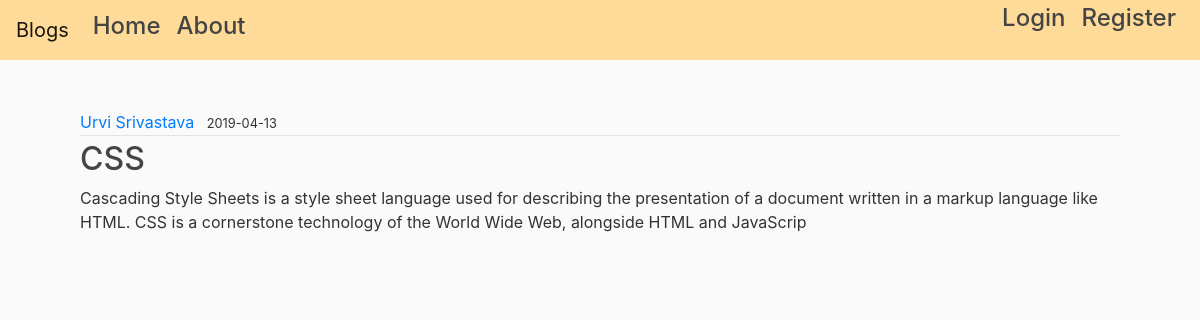
The page /post/5 on the database its author committed.
### blog/models.py (models this page shows, shortened)
class User(db.Model, UserMixin):
    id = db.Column(db.Integer, primary_key = True)
    username = db.Column(db.String(20),unique=True, nullable=False)
    email = db.Column(db.String(120),unique=True, nullable=False)
    image = db.Column(db.String(25), nullable=False, default = 'default.jpeg')
    password = db.Column(db.String(60), nullable=False)
    posts = db.relationship('Post', backref = 'author', lazy=True)

class Post(db.Model):
    id = db.Column(db.Integer, primary_key = True)
    title = db.Column(db.String(100),nullable = False)
    date_posted = db.Column(db.DateTime, nullable=False, default = datetime.utcnow)
    content = db.Column(db.Text, nullable = False)
    user_id = db.Column(db.Integer, db.ForeignKey('user.id'),nullable=False)

### blog/routes.py (the view)
@app.route("/post/<int:post_id>")
def post(post_id):
    post = Post.query.get_or_404(post_id)
    return render_template('post.html', title=post.title, post=post)

### blog/templates/post.html (shortened to what this page needs)
<!DOCTYPE html>
{% extends "base.html" %}
{% block container %}
    <article class="media">
      <div class="media-body" >
        <div class="article" >
          <a class="mr-2" href="#">{{ post.author.username }}</a>
          <small class="text">{{ post.date_posted.strftime('%Y-%m-%d') }}</small>
          </div>
          <h2 class="article-title" >{{ post.title }}</a></h2>
          <p class="content">{{ post.content }}</p>
      </div>
{% endblock %}

### blog/static/main.css (style rules this page uses)
body { background: #fafafa; color: #333333; margin-top: 0px; }
h1, h2, h3, h4, h5, h6 { color: #444444; }
.article-title { color: #444444; }
.content { white-space: pre-line; }
.article { padding-bottom: 1px; margin-bottom: 4px; border-bottom: 1px solid #e3e3e3 }

### rows shown on the page
User: author.username "Urvi Srivastava"
Post: date_posted "2019-04-13", title "CSS", content "Cascading Style Sheets is a style sheet language used for describing the presentation of a document written in a markup language like HTML. CSS is a cornerstone technology of the World Wide Web, alongside HTML and JavaScrip"
